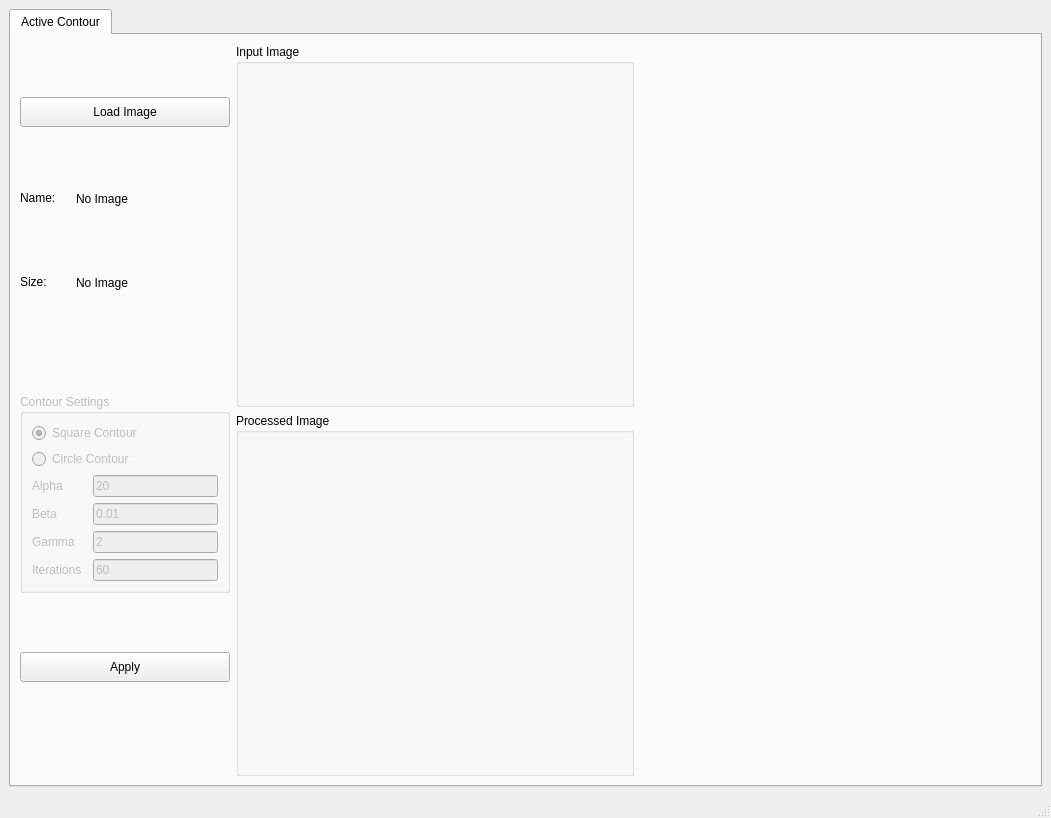
<?xml version="1.0" encoding="UTF-8"?>
<ui version="4.0">
 <class>MainWindow</class>
 <widget class="QMainWindow" name="MainWindow">
  <property name="geometry">
   <rect>
    <x>0</x>
    <y>0</y>
    <width>1051</width>
    <height>818</height>
   </rect>
  </property>
  <property name="sizePolicy">
   <sizepolicy hsizetype="Minimum" vsizetype="Minimum">
    <horstretch>0</horstretch>
    <verstretch>0</verstretch>
   </sizepolicy>
  </property>
  <property name="minimumSize">
   <size>
    <width>1000</width>
    <height>780</height>
   </size>
  </property>
  <property name="maximumSize">
   <size>
    <width>1400</width>
    <height>991</height>
   </size>
  </property>
  <property name="windowTitle">
   <string>MainWindow</string>
  </property>
  <widget class="QWidget" name="centralwidget">
   <layout class="QHBoxLayout" name="horizontalLayout_4">
    <item>
     <widget class="QTabWidget" name="Main_TabWidget">
      <property name="sizePolicy">
       <sizepolicy hsizetype="Expanding" vsizetype="Expanding">
        <horstretch>0</horstretch>
        <verstretch>0</verstretch>
       </sizepolicy>
      </property>
      <property name="tabPosition">
       <enum>QTabWidget::North</enum>
      </property>
      <property name="tabShape">
       <enum>QTabWidget::Rounded</enum>
      </property>
      <property name="currentIndex">
       <number>0</number>
      </property>
      <property name="elideMode">
       <enum>Qt::ElideNone</enum>
      </property>
      <property name="tabsClosable">
       <bool>false</bool>
      </property>
      <property name="tabBarAutoHide">
       <bool>false</bool>
      </property>
      <widget class="QWidget" name="Active_Contour_Tab">
       <attribute name="title">
        <string>Active Contour</string>
       </attribute>
       <layout class="QGridLayout" name="gridLayout">
        <item row="0" column="0" rowspan="2">
         <layout class="QVBoxLayout" name="verticalLayout_16">
          <item>
           <widget class="QPushButton" name="btn_load_4_1">
            <property name="sizePolicy">
             <sizepolicy hsizetype="Fixed" vsizetype="Fixed">
              <horstretch>0</horstretch>
              <verstretch>0</verstretch>
             </sizepolicy>
            </property>
            <property name="minimumSize">
             <size>
              <width>210</width>
              <height>30</height>
             </size>
            </property>
            <property name="maximumSize">
             <size>
              <width>210</width>
              <height>30</height>
             </size>
            </property>
            <property name="text">
             <string>Load Image</string>
            </property>
           </widget>
          </item>
          <item>
           <layout class="QHBoxLayout" name="horizontalLayout_40">
            <property name="sizeConstraint">
             <enum>QLayout::SetFixedSize</enum>
            </property>
            <item>
             <widget class="QLabel" name="label_53">
              <property name="sizePolicy">
               <sizepolicy hsizetype="Fixed" vsizetype="Fixed">
                <horstretch>0</horstretch>
                <verstretch>0</verstretch>
               </sizepolicy>
              </property>
              <property name="minimumSize">
               <size>
                <width>50</width>
                <height>0</height>
               </size>
              </property>
              <property name="text">
               <string>Name:</string>
              </property>
             </widget>
            </item>
            <item>
             <widget class="QLabel" name="label_imgName_4">
              <property name="sizePolicy">
               <sizepolicy hsizetype="Fixed" vsizetype="Fixed">
                <horstretch>0</horstretch>
                <verstretch>0</verstretch>
               </sizepolicy>
              </property>
              <property name="maximumSize">
               <size>
                <width>210</width>
                <height>25</height>
               </size>
              </property>
              <property name="text">
               <string>No Image</string>
              </property>
             </widget>
            </item>
           </layout>
          </item>
          <item>
           <layout class="QHBoxLayout" name="horizontalLayout_41">
            <item>
             <widget class="QLabel" name="label_54">
              <property name="sizePolicy">
               <sizepolicy hsizetype="Fixed" vsizetype="Fixed">
                <horstretch>0</horstretch>
                <verstretch>0</verstretch>
               </sizepolicy>
              </property>
              <property name="minimumSize">
               <size>
                <width>50</width>
                <height>0</height>
               </size>
              </property>
              <property name="text">
               <string>Size:</string>
              </property>
             </widget>
            </item>
            <item>
             <widget class="QLabel" name="label_imgSize_4">
              <property name="sizePolicy">
               <sizepolicy hsizetype="Fixed" vsizetype="Fixed">
                <horstretch>0</horstretch>
                <verstretch>0</verstretch>
               </sizepolicy>
              </property>
              <property name="maximumSize">
               <size>
                <width>210</width>
                <height>25</height>
               </size>
              </property>
              <property name="text">
               <string>No Image</string>
              </property>
             </widget>
            </item>
           </layout>
          </item>
          <item>
           <spacer name="verticalSpacer_32">
            <property name="orientation">
             <enum>Qt::Vertical</enum>
            </property>
            <property name="sizeType">
             <enum>QSizePolicy::Fixed</enum>
            </property>
            <property name="sizeHint" stdset="0">
             <size>
              <width>20</width>
              <height>40</height>
             </size>
            </property>
           </spacer>
          </item>
          <item>
           <layout class="QGridLayout" name="gridLayout_25">
            <item row="0" column="0">
             <widget class="QGroupBox" name="contour_settings_layout">
              <property name="enabled">
               <bool>false</bool>
              </property>
              <property name="sizePolicy">
               <sizepolicy hsizetype="Fixed" vsizetype="Fixed">
                <horstretch>0</horstretch>
                <verstretch>0</verstretch>
               </sizepolicy>
              </property>
              <property name="maximumSize">
               <size>
                <width>210</width>
                <height>16777215</height>
               </size>
              </property>
              <property name="title">
               <string>Contour Settings</string>
              </property>
              <layout class="QGridLayout" name="gridLayout_26">
               <item row="2" column="0">
                <layout class="QGridLayout" name="gridLayout_28">
                 <item row="0" column="0">
                  <layout class="QHBoxLayout" name="horizontalLayout_13">
                   <item>
                    <widget class="QLabel" name="label_20">
                     <property name="sizePolicy">
                      <sizepolicy hsizetype="Fixed" vsizetype="Fixed">
                       <horstretch>0</horstretch>
                       <verstretch>0</verstretch>
                      </sizepolicy>
                     </property>
                     <property name="minimumSize">
                      <size>
                       <width>55</width>
                       <height>0</height>
                      </size>
                     </property>
                     <property name="text">
                      <string>Alpha</string>
                     </property>
                    </widget>
                   </item>
                   <item>
                    <widget class="QLineEdit" name="text_alpha">
                     <property name="text">
                      <string>20</string>
                     </property>
                    </widget>
                   </item>
                  </layout>
                 </item>
                 <item row="1" column="0">
                  <layout class="QHBoxLayout" name="horizontalLayout_16">
                   <item>
                    <widget class="QLabel" name="label_21">
                     <property name="sizePolicy">
                      <sizepolicy hsizetype="Fixed" vsizetype="Fixed">
                       <horstretch>0</horstretch>
                       <verstretch>0</verstretch>
                      </sizepolicy>
                     </property>
                     <property name="minimumSize">
                      <size>
                       <width>55</width>
                       <height>0</height>
                      </size>
                     </property>
                     <property name="text">
                      <string>Beta</string>
                     </property>
                    </widget>
                   </item>
                   <item>
                    <widget class="QLineEdit" name="text_beta">
                     <property name="text">
                      <string>0.01</string>
                     </property>
                    </widget>
                   </item>
                  </layout>
                 </item>
                 <item row="2" column="0">
                  <layout class="QHBoxLayout" name="horizontalLayout_17">
                   <item>
                    <widget class="QLabel" name="label_22">
                     <property name="sizePolicy">
                      <sizepolicy hsizetype="Fixed" vsizetype="Fixed">
                       <horstretch>0</horstretch>
                       <verstretch>0</verstretch>
                      </sizepolicy>
                     </property>
                     <property name="minimumSize">
                      <size>
                       <width>55</width>
                       <height>0</height>
                      </size>
                     </property>
                     <property name="text">
                      <string>Gamma</string>
                     </property>
                    </widget>
                   </item>
                   <item>
                    <widget class="QLineEdit" name="text_gamma">
                     <property name="text">
                      <string>2</string>
                     </property>
                    </widget>
                   </item>
                  </layout>
                 </item>
                 <item row="3" column="0">
                  <layout class="QHBoxLayout" name="horizontalLayout_24">
                   <item>
                    <widget class="QLabel" name="label_26">
                     <property name="sizePolicy">
                      <sizepolicy hsizetype="Fixed" vsizetype="Fixed">
                       <horstretch>0</horstretch>
                       <verstretch>0</verstretch>
                      </sizepolicy>
                     </property>
                     <property name="minimumSize">
                      <size>
                       <width>55</width>
                       <height>0</height>
                      </size>
                     </property>
                     <property name="text">
                      <string>Iterations</string>
                     </property>
                    </widget>
                   </item>
                   <item>
                    <widget class="QLineEdit" name="text_num_iterations">
                     <property name="text">
                      <string>60</string>
                     </property>
                    </widget>
                   </item>
                  </layout>
                 </item>
                </layout>
               </item>
               <item row="0" column="0">
                <widget class="QRadioButton" name="radioButton_square_contour">
                 <property name="text">
                  <string>Square Contour</string>
                 </property>
                 <property name="checked">
                  <bool>true</bool>
                 </property>
                </widget>
               </item>
               <item row="1" column="0">
                <widget class="QRadioButton" name="radioButton_circle_contour">
                 <property name="text">
                  <string>Circle Contour</string>
                 </property>
                </widget>
               </item>
              </layout>
             </widget>
            </item>
            <item row="1" column="0">
             <layout class="QGridLayout" name="gridLayout_30"/>
            </item>
           </layout>
          </item>
          <item>
           <widget class="QPushButton" name="btn_apply_contour">
            <property name="sizePolicy">
             <sizepolicy hsizetype="Fixed" vsizetype="Fixed">
              <horstretch>0</horstretch>
              <verstretch>0</verstretch>
             </sizepolicy>
            </property>
            <property name="minimumSize">
             <size>
              <width>210</width>
              <height>30</height>
             </size>
            </property>
            <property name="maximumSize">
             <size>
              <width>210</width>
              <height>30</height>
             </size>
            </property>
            <property name="text">
             <string>Apply</string>
            </property>
           </widget>
          </item>
          <item>
           <spacer name="verticalSpacer_39">
            <property name="orientation">
             <enum>Qt::Vertical</enum>
            </property>
            <property name="sizeType">
             <enum>QSizePolicy::Fixed</enum>
            </property>
            <property name="sizeHint" stdset="0">
             <size>
              <width>20</width>
              <height>40</height>
             </size>
            </property>
           </spacer>
          </item>
          <item>
           <layout class="QHBoxLayout" name="horizontalLayout_65">
            <property name="sizeConstraint">
             <enum>QLayout::SetFixedSize</enum>
            </property>
           </layout>
          </item>
         </layout>
        </item>
        <item row="0" column="1">
         <widget class="QGroupBox" name="groupBox_25">
          <property name="sizePolicy">
           <sizepolicy hsizetype="Expanding" vsizetype="Expanding">
            <horstretch>0</horstretch>
            <verstretch>0</verstretch>
           </sizepolicy>
          </property>
          <property name="maximumSize">
           <size>
            <width>500</width>
            <height>16777215</height>
           </size>
          </property>
          <property name="title">
           <string>Input Image</string>
          </property>
          <layout class="QGridLayout" name="gridLayout_54">
           <item row="0" column="0">
            <widget class="ImageView" name="img4_input" native="true"/>
           </item>
          </layout>
         </widget>
        </item>
        <item row="0" column="2">
         <spacer name="horizontalSpacer_5">
          <property name="orientation">
           <enum>Qt::Horizontal</enum>
          </property>
          <property name="sizeHint" stdset="0">
           <size>
            <width>388</width>
            <height>20</height>
           </size>
          </property>
         </spacer>
        </item>
        <item row="1" column="1">
         <widget class="QGroupBox" name="groupBox_26">
          <property name="sizePolicy">
           <sizepolicy hsizetype="Expanding" vsizetype="Expanding">
            <horstretch>0</horstretch>
            <verstretch>0</verstretch>
           </sizepolicy>
          </property>
          <property name="maximumSize">
           <size>
            <width>500</width>
            <height>16777215</height>
           </size>
          </property>
          <property name="title">
           <string>Processed Image</string>
          </property>
          <layout class="QGridLayout" name="gridLayout_55">
           <item row="0" column="0">
            <widget class="ImageView" name="img4_output" native="true"/>
           </item>
          </layout>
         </widget>
        </item>
        <item row="1" column="2">
         <spacer name="horizontalSpacer_4">
          <property name="orientation">
           <enum>Qt::Horizontal</enum>
          </property>
          <property name="sizeHint" stdset="0">
           <size>
            <width>388</width>
            <height>20</height>
           </size>
          </property>
         </spacer>
        </item>
       </layout>
      </widget>
     </widget>
    </item>
   </layout>
  </widget>
  <widget class="QStatusBar" name="statusbar"/>
  <widget class="QMenuBar" name="menubar">
   <property name="geometry">
    <rect>
     <x>0</x>
     <y>0</y>
     <width>1051</width>
     <height>26</height>
    </rect>
   </property>
  </widget>
  <action name="actionImage_1">
   <property name="text">
    <string>Image 1</string>
   </property>
  </action>
  <action name="actionImage_2">
   <property name="text">
    <string>Image 2</string>
   </property>
  </action>
 </widget>
 <customwidgets>
  <customwidget>
   <class>ImageView</class>
   <extends>QWidget</extends>
   <header>pyqtgraph.h</header>
   <container>1</container>
  </customwidget>
 </customwidgets>
 <resources/>
 <connections/>
</ui>
